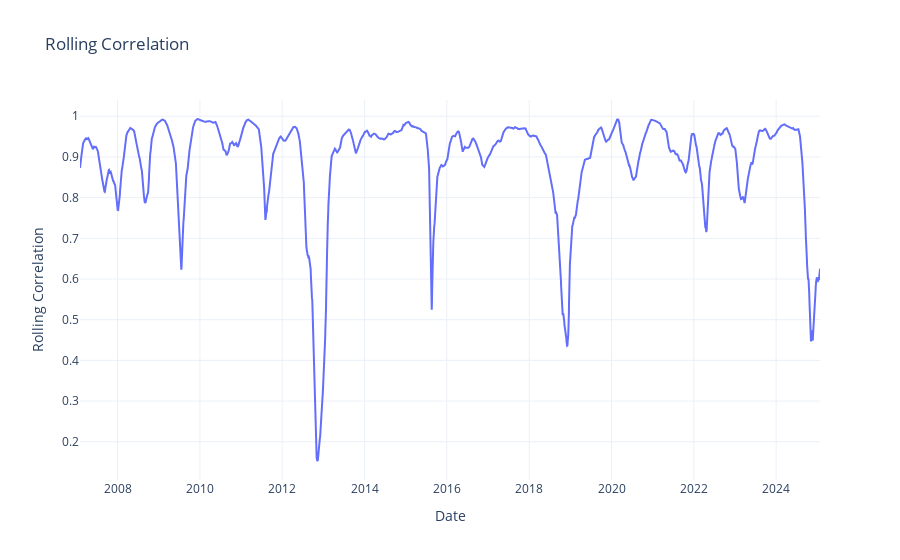

Notebook code for this chart:
### Code cell
fig = go.Figure()

fig.add_trace(go.Scatter(
    x=data.index,
    y=data['rolling_corr'],
    mode='lines',
    name='Rolling Correlation',
    line=dict(width=2)
))

fig.update_layout(
    title='Rolling Correlation',
    xaxis_title='Date',
    yaxis_title='Rolling Correlation',
    template='plotly_white',
    hovermode='x unified',
    font=dict(size=12)
)

fig.show()

### Figure 1 — Plotly figure (JSON) as saved in the notebook; plotly's stock layout.template omitted (floating-point values rounded to 4 significant figures; data arrays with more than 128 entries replaced by an {"elided": "..."} marker saying what was removed)
{"data": [{"line": {"width": 2}, "mode": "lines", "name": "Rolling Correlation", "type": "scatter", "x": {"elided": "4521 str values"}, "y": {"elided": "4521 float values"}}], "layout": {"font": {"size": 12}, "hovermode": "x unified", "title": {"text": "Rolling Correlation"}, "xaxis": {"title": {"text": "Date"}}, "yaxis": {"title": {"text": "Rolling Correlation"}}}}
